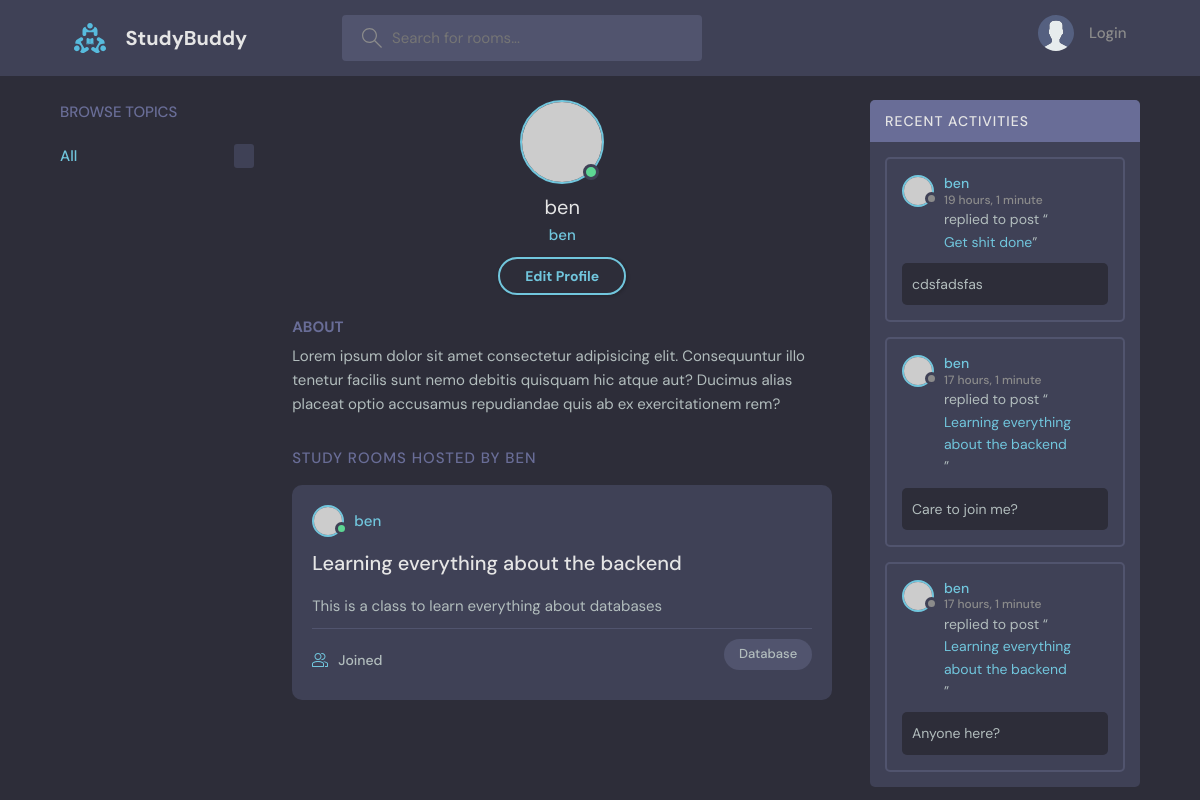
The app's page /profile/7/, older data.
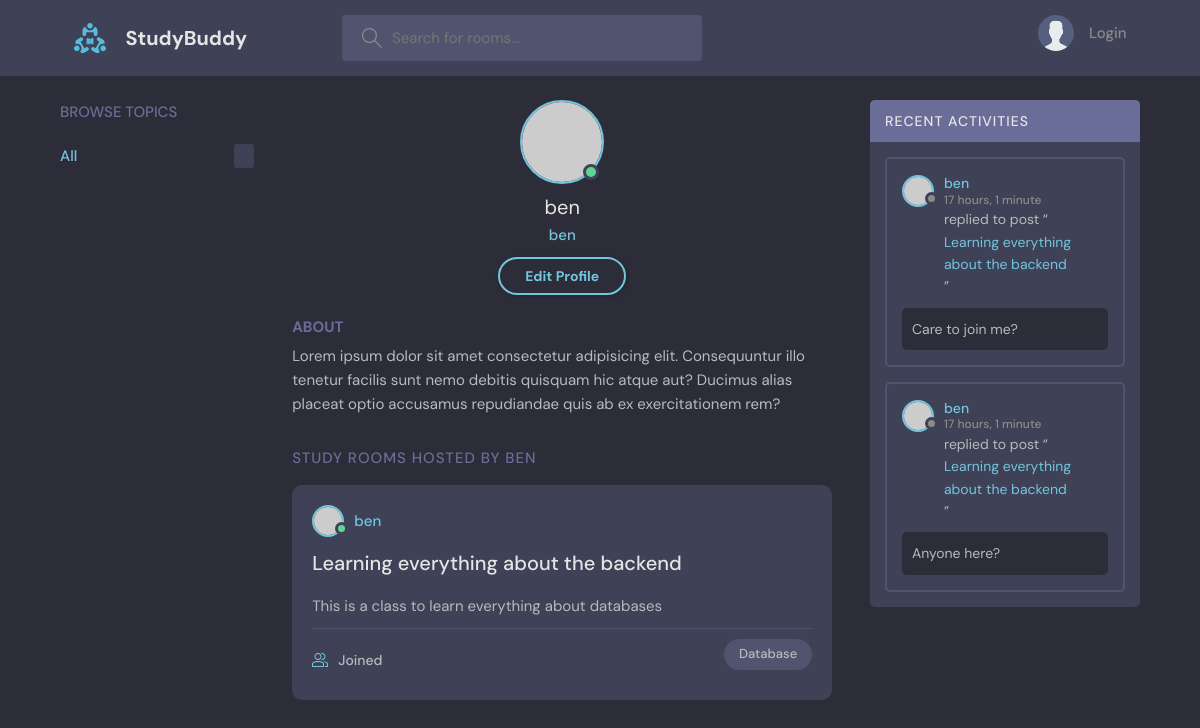
The same page, newer data.
### base/models.py (models this page shows, shortened)
class Room(models.Model):
    topic = models.ForeignKey(Topic, on_delete=models.SET_NULL, null=True)
    host = models.ForeignKey(User, on_delete=models.SET_NULL, null=True)
    name = models.CharField(max_length=200)
    description = models.TextField(null=True, blank=True)
    participants = models.ManyToManyField(User, related_name='participants', blank=True)
    updated = models.DateTimeField(auto_now=True)
    created = models.DateTimeField(auto_now_add=True)
    class Meta:
        ordering = ['-updated', '-created']
    def __str__(self):
        return self.name

class Topic(models.Model):
    name = models.CharField(max_length=200)
    def __str__(self):
        return self.name

class Message(models.Model):
    user = models.ForeignKey(User, on_delete=models.CASCADE)
    room = models.ForeignKey(Room, on_delete=models.CASCADE)
    body = models.TextField()
    updated = models.DateTimeField(auto_now=True)
    created = models.DateTimeField(auto_now_add=True)

### base/views.py (the view)
# urls.py: path('profile/<str:pk>/', views.userProfile, name="user-profile"),
def userProfile(request, pk):
    user = User.objects.get(id=pk)
    rooms = user.room_set.all()
    room_messages = user.message_set.all()
    topics = Topic.objects.all()
    context = {'user': user, 'rooms': rooms, 'room_messages': room_messages}
    return render(request, 'base/profile.html', context)

### base/templates/base/profile.html (shortened to what this page needs)
{% extends 'main.html' %}
{% block content %}
  <main class="profile-page layout layout--3">
    <div class="container">
      <div class="topics">
        <div class="topics__header">
          <h2>Browse Topics</h2>
        </div>
        <ul class="topics__list">
          <li>
            <a href="/" class="active">All <span>{{topics_count}}</span></a>
          </li>
        </ul>
      </div>
      <div class="roomList">
        <div class="profile">
          <div class="profile__avatar">
            <div class="avatar avatar--large active">
              <img src="https://randomuser.me/api/portraits/men/11.jpg" />
            </div>
          </div>
          <div class="profile__info">
            <h3>{{user.username}}</h3>
            <p>{{user.username}}</p>
            <a href="/" class="btn btn--main btn--pill">Edit Profile</a>
          </div>
          <div class="profile__about">
            <h3>About</h3>
            <p>
              Lorem ipsum dolor sit amet consectetur adipisicing elit. Consequuntur illo tenetur
              facilis sunt nemo debitis quisquam hic atque aut? Ducimus alias placeat optio
              accusamus repudiandae quis ab ex exercitationem rem?
            </p>
          </div>
        </div>
        <div class="roomList__header">
          <div>
            <h2>Study Rooms Hosted by {{user.username}}</a>
            </h2>
          </div>
        </div>
        {%for room in rooms%}
        <div class="roomListRoom">
          <div class="roomListRoom__header">
            <a href="profile.html" class="roomListRoom__author">
              <div class="avatar avatar--small active">
                <img src="https://randomuser.me/api/portraits/men/11.jpg" />
              </div>
              <span>{{user.username}}</span>
            </a>
          </div>
          <div class="roomListRoom__content">
            <a href="{% url 'room' room.id %}">{{room.name}}</a>
            <p>
             {{room.description}}
            </p>
          </div>
          <div class="roomListRoom__meta">
            <a class="roomListRoom__joined">
              {{participants_count}} Joined
            </a>
            <p class="roomListRoom__topic">{{room.topic}}</p>
          </div>
        </div>
        {%endfor%}
      </div>
      <div class="activities">
        <div class="activities__header">
          <h2>Recent Activities</h2>
        </div>
        {%for message in room_messages%}
        <div class="activities__box">
          <div class="activities__boxHeader roomListRoom__header">
            <a href="profile.html" class="roomListRoom__author">
              <div class="avatar avatar--small">
                <img src="https://randomuser.me/api/portraits/women/11.jpg" />
              </div>
              <p>
                {{message.user}}
                <span>{{message.created | timesince}}</span>
              </p>
            </a>
          </div>
          <div class="activities__boxContent">
            <p>replied to post “<a href="room.html">{{message.room}}</a>”</p>
            <div class="activities__boxRoomContent">
              {{message.body}}
            </div>
          </div>
        </div>
        {%endfor%}
      </div>
    </div>
  </main>
  {% endblock content %}

### templates/main.html (shortened to what this page needs)
<!DOCTYPE html>
{%load static%}
<html lang="en">
  <head>
    <link rel="stylesheet" href="{% static 'styles/style.css'%}" />
  </head>
  <body>
    {% include 'navbar.html' %}
    {% block content%}{% endblock content%}
  </body>
</html>

### templates/navbar.html (shortened to what this page needs)
{% load static %}
<header class="header header--loggedIn">
    <div class="container">
      <a href="{% url 'home' %}" class="header__logo">
        <img src="{% static 'images/assets/logo.svg'%}" />
        <h1>StudyBuddy</h1>
      </a>
      <form class="header__search" method="get" action="{% url 'home' %}">
        <label>
          <input name="q" placeholder="Search for rooms..." />
        </label>
      </form>
      <nav class="header__menu">
        {% if request.user.is_authenticated %}
        <div class="header__user">
          <a href="{% url 'user-profile' user.id %}">
            <div class="avatar avatar--medium active">
              <img src="https://randomuser.me/api/portraits/men/37.jpg" />
            </div>
            <p>{{request.user}} <span>@{{request.user}}</span></p>
          </a>
          <button class="dropdown-button">
            <svg version="1.1" xmlns="http://www.w3.org/2000/svg" width="32" height="32" viewBox="0 0 32 32">
              <title>chevron-down</title>
              <path d="M16 21l-13-13h-3l16 16 16-16h-3l-13 13z"></path>
            </svg>
          </button>
        </div>
        <div class="dropdown-menu">
          <a href="{% url 'user-profile' user.id %}" class="dropdown-link"
            ><svg version="1.1" xmlns="http://www.w3.org/2000/svg" width="32" height="32" viewBox="0 0 32 32">
              <title>tools</title>
              <path
                d="M27.465 32c-1.211 0-2.35-0.471-3.207-1.328l-9.392-9.391c-2.369 0.898-4.898 0.951-7.355 0.15-3.274-1.074-5.869-3.67-6.943-6.942-0.879-2.682-0.734-5.45 0.419-8.004 0.135-0.299 0.408-0.512 0.731-0.572 0.32-0.051 0.654 0.045 0.887 0.277l5.394 5.395 3.586-3.586-5.394-5.395c-0.232-0.232-0.336-0.564-0.276-0.887s0.272-0.596 0.572-0.732c2.552-1.152 5.318-1.295 8.001-0.418 3.274 1.074 5.869 3.67 6.943 6.942 0.806 2.457 0.752 4.987-0.15 7.358l9.392 9.391c0.844 0.842 1.328 2.012 1.328 3.207-0 2.5-2.034 4.535-4.535 4.535zM15.101 19.102c0.26 0 0.516 0.102 0.707 0.293l9.864 9.863c0.479 0.479 1.116 0.742 1.793 0.742 1.398 0 2.535-1.137 2.535-2.535 0-0.668-0.27-1.322-0.742-1.793l-9.864-9.863c-0.294-0.295-0.376-0.74-0.204-1.119 0.943-2.090 1.061-4.357 0.341-6.555-0.863-2.631-3.034-4.801-5.665-5.666-1.713-0.561-3.468-0.609-5.145-0.164l4.986 4.988c0.391 0.391 0.391 1.023 0 1.414l-5 5c-0.188 0.188-0.441 0.293-0.707 0.293s-0.52-0.105-0.707-0.293l-4.987-4.988c-0.45 1.682-0.397 3.436 0.164 5.146 0.863 2.631 3.034 4.801 5.665 5.666 2.2 0.721 4.466 0.604 6.555-0.342 0.132-0.059 0.271-0.088 0.411-0.088z"
              ></path>
            </svg>
            Settings</a
          >
          <a href="{% url 'logout' %}" class="dropdown-link"
            ><svg version="1.1" xmlns="http://www.w3.org/2000/svg" width="32" height="32" viewBox="0 0 32 32">
              <title>sign-out</title>
              <path
                d="M3 0h22c0.553 0 1 0 1 0.553l-0 3.447h-2v-2h-20v28h20v-2h2l0 3.447c0 0.553-0.447 0.553-1 0.553h-22c-0.553 0-1-0.447-1-1v-30c0-0.553 0.447-1 1-1z"
              ></path>
              <path
                d="M21.879 21.293l1.414 1.414 6.707-6.707-6.707-6.707-1.414 1.414 4.293 4.293h-14.172v2h14.172l-4.293 4.293z"
              ></path>
            </svg>
            Logout</a
          >
        </div>
        {% else %}
        <a href="{% url 'login' %}">
            <img src="{% static 'images/assets/avatar.svg'%}" />
            <p>Login</p>
        </a>
      </nav>
      {% endif %}
    </div>
  </header>

Row changes from the older to the newer data that the page shows:
removed Message: user "ben", created "19 hours, 1 minute", room "Get shit done", body "cdsfadsfas"
